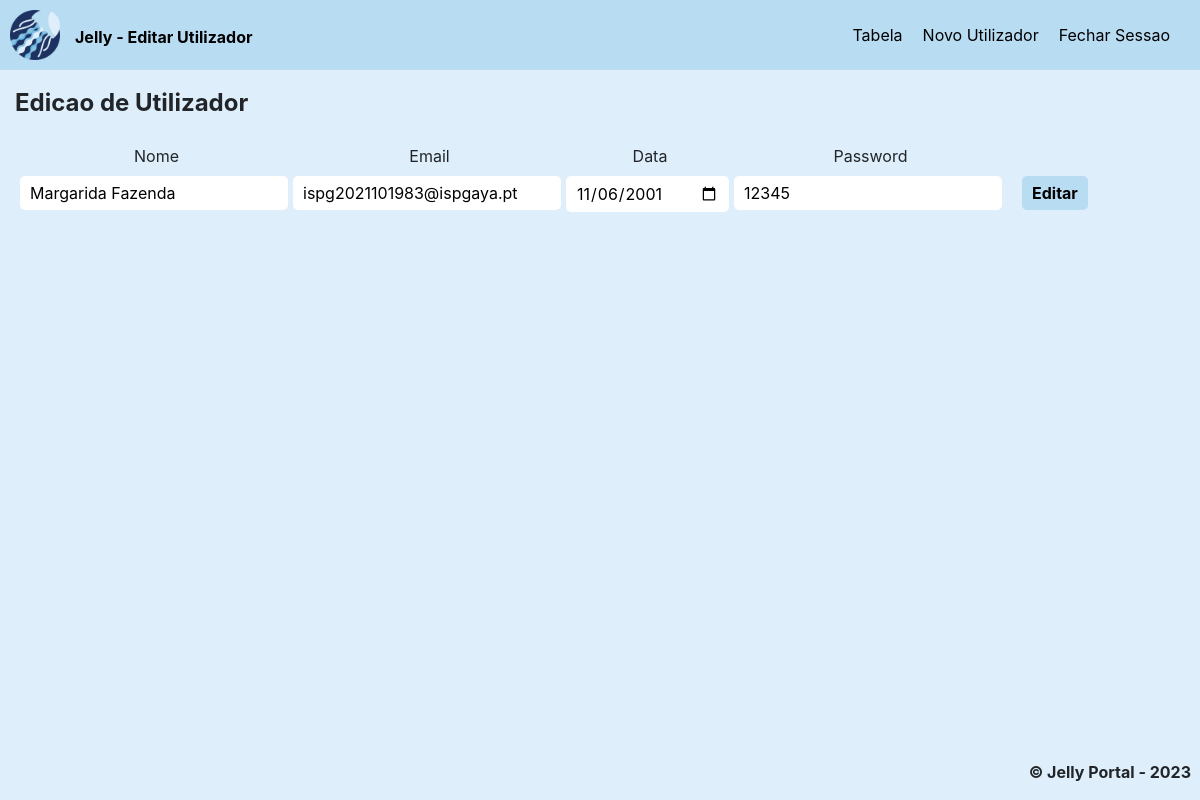
Screenshot of /editar.php?codigo=1031 (signed in) with the database file from the repository.
### tables this page shows
CREATE TABLE `utilizadores` (
  `codigo` int(4) NOT NULL,
  `nome` varchar(50) NOT NULL,
  `email` varchar(50) NOT NULL,
  `data` date NOT NULL,
  `password` varchar(50) NOT NULL,
  `cargo` varchar(50) NOT NULL
);

### editar.php (the view, shortened to what this page needs)
<?php
if ($_SESSION['login'] == TRUE and $_SESSION['manager'] == TRUE) {
  include("db_connect.php");
  switch ($_SERVER["REQUEST_METHOD"]) {
    case 'GET':
      $codigo = $_GET['codigo'];
      break;
  }
?>
  <?php
  $query = "SELECT * FROM utilizadores WHERE codigo=$codigo";
  $result = mysqli_query($conn, $query);
  $row = mysqli_fetch_assoc($result);
  ?>
  <!DOCTYPE html>
  <html lang="pt">
  <head>
    <link href="bootstrap413/css/bootstrap.css" rel="stylesheet">
    <link rel="stylesheet" href="editar.css">
  </head>
  <body>
    <header>
      <nav>
        <ul>
          <img class=logo src="imagens/jellyfish.png">
          <a class=titulo>Jelly - Editar Utilizador</a>
        </ul>
        <div>
          <ul>
            <li>
              <a href="tabela.php">Tabela</a>
            </li>
            <li>
              <a href="novo_user.php">Novo Utilizador</a>
            </li>
            <li>
              <a href="encerrar.php">Fechar Sessao</a>
            </li>
          </ul>
        </div>
    </header>
    <main>
      <div>
        <legend class=subtitulo>Edicao de Utilizador</legend>
      </div>
      <div>
        <form name="frmInserir" method="post" action="<?php echo htmlspecialchars($_SERVER["PHP_SELF"]); ?>">
          <div>
            <label for="nome">Nome </label>
            <div>
              <input name="nome" type="text" value="<?php echo $row['nome']; ?>" placeholder="Name" />
            </div>
          </div>
          <div>
            <label for="email">Email </label>
            <div>
              <input name="email" type="email" value="<?php echo $row['email']; ?>" placeholder="Email" />
            </div>
          </div>
          <div>
            <label for="data">Data </label>
            <div>
              <input name="data" type="date" value="<?php echo $row['data']; ?>" />
            </div>
          </div>
          <div>
            <label for="password">Password </label>
            <div>
              <input name="password" type="text" value="<?php echo $row['password']; ?>" />
            </div>
          </div>
          <div>
            <div>
              <div>
                <button name="alterar" type="submit">Editar</button>
              </div>
            </div>
          </div>
        </form>
      </div>
      <footer>
        <p class="copyright">&copy; Jelly Portal - 2023</p>
      </footer>
    </main>
  </body>
  </html>
<?php
} else {
  header('Location: login.php');
}
?>

### editar.css (style rules this page uses)
.logo { width: 50px; }
.titulo { padding-left: 15px; padding-top: 15px; font-weight: bold; }
.subtitulo { padding-left: 15px; padding-top: 15px; font-weight: bold; padding-bottom: 15px; }
.copyright { text-align: right; padding-right: 20px; font-weight: bold; position: fixed; bottom: 0; right: 0 }
button { background-color: #b8dcf2; font-weight: bold; margin-right: 5px; }

### rows the page displays
utilizadores: nome "Margarida Fazenda", email "ispg2021101983@ispgaya.pt", data "11/06/2001", password "12345"
